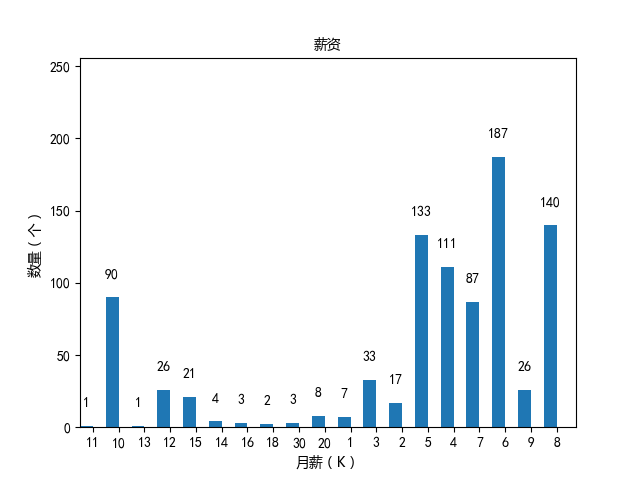

Reproduce this figure in Python.
# -*- coding:utf-8 -*-
import matplotlib.pyplot as plt
import matplotlib as mpl
import json
import numpy as np
import pandas as pd
from pandas import Series, DataFrame
import re

mpl.rcParams['font.size'] = 10
mpl.rcParams['axes.unicode_minus'] = False
mpl.rcParams['font.sans-serif'] = ['SimHei']
custom_font = mpl.font_manager.FontProperties(fname='msyh.ttf')

file = open('items.json')
joblist = []
for eachline in file:
    joblist.append(json.loads(eachline))

df = DataFrame(joblist)

salarys = list(df.salary)

temp = []
for salarymix in salarys:
    temp = temp + re.split('-', salarymix)

salaryList = []
for salarymix in temp:
    salaryList.append(re.sub('[Kk]', '', salarymix))

salarySeries = Series(salaryList)
salary = salarySeries.value_counts()

salary_list = list(salary.index)

salary_map = dict(salary)

plt.figure('quyu')

# plt.add_subplot(121)
plt.title(u'薪资', fontproperties=custom_font)

xticks = np.arange(len(salary_map))

quyuName = salary_map.keys()

number = [x for x in salary_map.values()]

bar_width = 0.5

bars = plt.bar(xticks, number, width=bar_width, edgecolor='none')

for x, y in zip(xticks, number):
    plt.text(x, y + 20, '%d' % y, ha='center', va='top')

plt.ylabel(u'数量（个）', fontproperties=custom_font)
plt.xlabel(u'月薪（K）', fontproperties=custom_font)
plt.xticks(xticks + bar_width / 2, quyuName)

# plt.(quyuName, fontproperties=custom_font)

plt.xlim(([bar_width / 2 - 0.5, len(salary_map)]))

plt.ylim([0, 256])

plt.savefig("salary.png", dpi=100)

plt.show()
# plt.show()

# district
